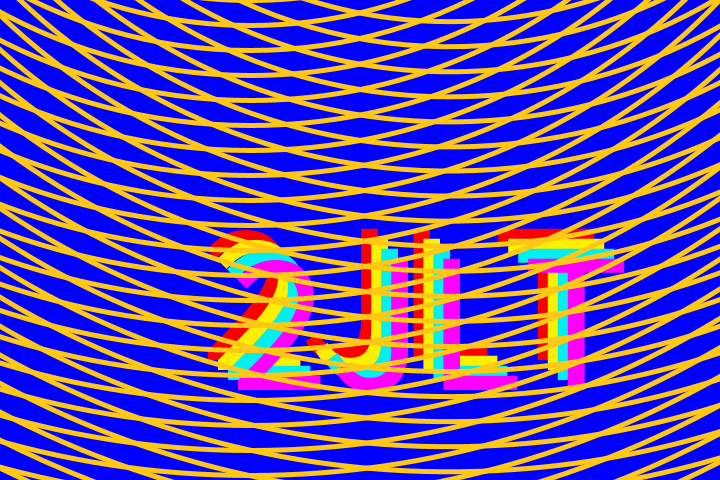
Frame 1 (no input)
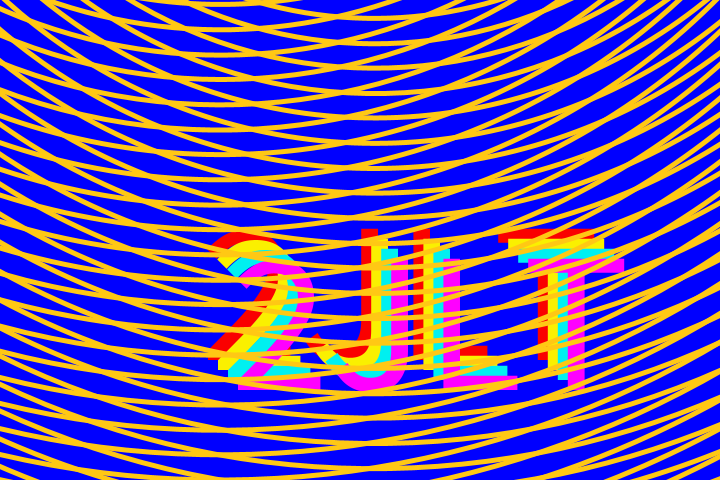
Frame 60 (the mouse pressed at the canvas centre just before this capture)
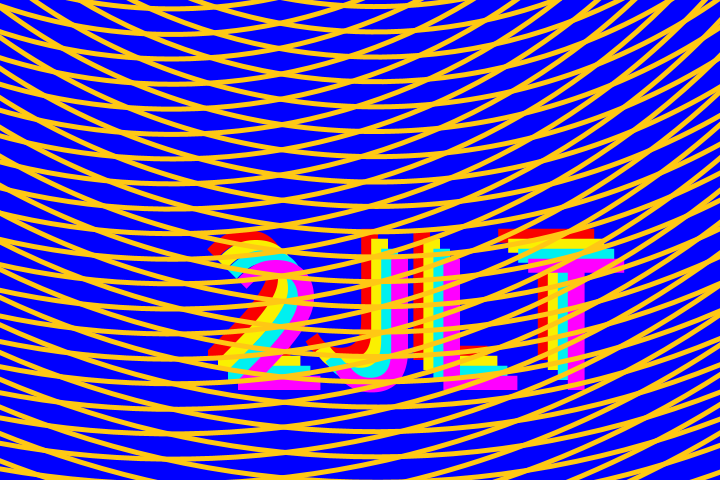
Frame 120 (the mouse held since frame 60 and released just before this capture)

The Processing sketch that drew these frames (run headless with seeded random() and noise(); from frame 60 on, the mouse is pressed at the canvas centre):

// Processing sketch: pat41_42
// ── pat41_42.pde
int r =0;
int count = 0;

void setup ()
{
  size(720,480);
  

  
}

void strobe(int freq)  // strobe functie die een getal als parameter krijgt 
{
  if (count == freq)   // als count gelijk is aan de meegegeven parametere (freq) 
  {
    background(250,0,0);   // dan achtergrond wit
    count = 0;         // zet count weer terug op 0
  }
  else
  {
    background(0,0,255);     // anders is de achtergrond zwart
  }
  count = count + 1;   // tel weer 1 verder

}

void draw()
{  
  
  strobe(6);
  
  textSize(200);


fill(250, 0, 0);
text("2JLT",200,360);

fill(250, 240, 0);
text("2JLT",210,370);

fill(0, 240, 240);
text("2JLT",220,380);

fill(255, 0, 255);
text("2JLT",230,390);



pushMatrix();

  translate(200,-450);
  rotate(radians(r*5));
  //rectMode(CENTER);
  noFill();
  stroke(255,200,20);
  strokeWeight(5);
  ellipse(50,0,25,25);
  ellipse(50,0,50,50);
  ellipse(50,0,100,100);
  ellipse(50,0,150,150);
  ellipse(50,0,200,200);
  ellipse(50,0,250,250);
  ellipse(50,0,300,300);
  ellipse(50,0,350,350);
  ellipse(50,0,400,400);
  ellipse(50,0,450,450);
  ellipse(50,0,500,500);
  ellipse(50,0,550,550);
  ellipse(50,0,600,600);
  ellipse(50,0,650,650);
  ellipse(50,0,700,700);
  ellipse(50,0,750,750);
  ellipse(50,0,800,800);
  ellipse(50,0,850,850);
  ellipse(50,0,900,900);
  ellipse(50,0,950,950);
  ellipse(50,0,1000,1000);
  ellipse(50,0,1050,1050);
  ellipse(50,0,1100,1100);
  ellipse(50,0,1150,1150);
  ellipse(50,0,1200,1200);
  ellipse(50,0,1250,1250);
  ellipse(50,0,1300,1300);
  ellipse(50,0,1350,1350);
  ellipse(50,0,1400,1400);
  ellipse(50,0,1450,1450);
  ellipse(50,0,1500,1500);
  ellipse(50,0,1550,1550);
  ellipse(50,0,1600,1600);
  ellipse(50,0,1650,1650);
  ellipse(50,0,1700,1700);
  ellipse(50,0,1750,1750);
  ellipse(50,0,1800,1800);
  ellipse(50,0,1850,1850);
  ellipse(50,0,1900,1900);
  ellipse(50,0,1950,1950);
  ellipse(50,0,2000,2000);
  ellipse(50,0,2050,2050);
  ellipse(50,0,2100,2100);
  ellipse(50,0,2150,2150);
  
  r+= 1;
 println(r+1);
  popMatrix();
 
 pushMatrix();
 
 translate(400,-450);
  rotate(radians(r*-4));
  //rectMode(CENTER);
  noFill();
  stroke(255,200,20);
  strokeWeight(5);
  ellipse(50,0,25,25);
  ellipse(50,0,50,50);
  ellipse(50,0,100,100);
  ellipse(50,0,150,150);
  ellipse(50,0,200,200);
  ellipse(50,0,250,250);
  ellipse(50,0,300,300);
  ellipse(50,0,350,350);
  ellipse(50,0,400,400);
  ellipse(50,0,450,450);
  ellipse(50,0,500,500);
  ellipse(50,0,550,550);
  ellipse(50,0,600,600);
  ellipse(50,0,650,650);
  ellipse(50,0,700,700);
  ellipse(50,0,750,750);
  ellipse(50,0,800,800);
  ellipse(50,0,850,850);
  ellipse(50,0,900,900);
  ellipse(50,0,950,950);
  ellipse(50,0,1000,1000);
  ellipse(50,0,1050,1050);
  ellipse(50,0,1100,1100);
  ellipse(50,0,1150,1150);
  ellipse(50,0,1200,1200);
  ellipse(50,0,1250,1250);
  ellipse(50,0,1300,1300);
  ellipse(50,0,1350,1350);
  ellipse(50,0,1400,1400);
  ellipse(50,0,1450,1450);
  ellipse(50,0,1500,1500);
  ellipse(50,0,1550,1550);
  ellipse(50,0,1600,1600);
  ellipse(50,0,1650,1650);
  ellipse(50,0,1700,1700);
  ellipse(50,0,1750,1750);
  ellipse(50,0,1800,1800);
  ellipse(50,0,1850,1850);
  ellipse(50,0,1900,1900);
  ellipse(50,0,1950,1950);
  ellipse(50,0,2000,2000);
  ellipse(50,0,2050,2050);
  ellipse(50,0,2100,2100);
  ellipse(50,0,2150,2150);
  
  
  popMatrix();
 
}
